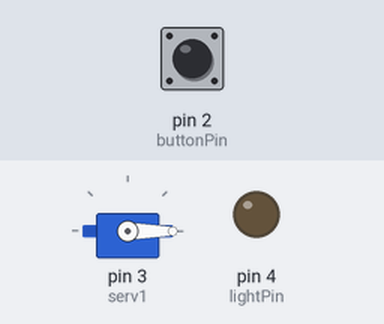
The sketch below on a simulated Arduino Uno, built with avr-gcc and run on an emulated ATmega328P. Shown: servo, output pins drawn as LEDs (lit = HIGH). Inputs (shaded band) come from the test bench; at power-on: pin 2 (buttonPin) LOW.

Above: at 1.2 s.
1.3 s: pin 2 (buttonPin) pulled HIGH for 0.15 s
At 4.0 s:
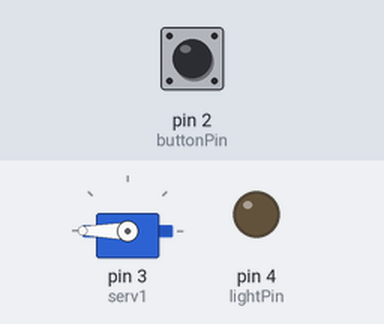
4.3 s: pin 2 (buttonPin) pulled HIGH for 1 s
At 4.45 s:
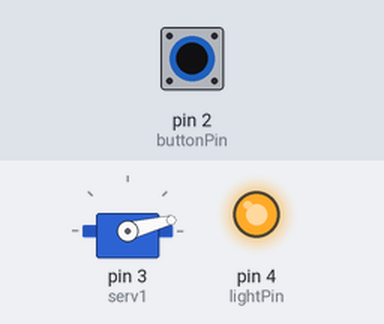
7.6 s: pin 2 (buttonPin) pulled HIGH for 3.2 s
At 10.1 s:
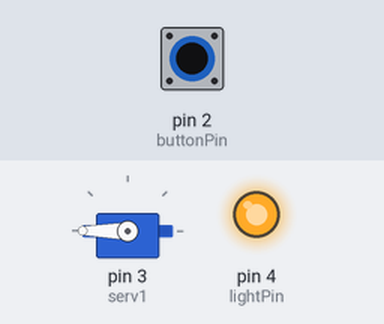
Timing chart, 0 to 12.3 s (numbered marks = the images above; inputs shaded):
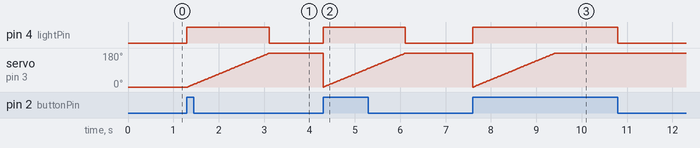

The sketch:

basic_turn_code.ino
```cpp
#include <Servo.h>

Servo serv1;
const int lightPin = 4;
const int buttonPin = 2;
bool turnt;

void setup() {
  serv1.attach(3);
  pinMode(lightPin, OUTPUT);
  pinMode(buttonPin, INPUT);
  turnt = false;
  serv1.write(0);

}

void loop() {
  if (digitalRead(buttonPin) == HIGH){
    if (turnt == false) {
      digitalWrite(lightPin, HIGH);
      for(int turn = 0; turn < 180; turn+=1){
        serv1.write(turn);
        delay(10);
        }
        serv1.write(180);
        turnt = true;
      }
    } else {
      if(turnt = false) {
        digitalWrite(lightPin, LOW);
        serv1.write(0);
      } else {
        digitalWrite(lightPin, LOW);
      }
    }

}
```

Measured:
- after the input at 1.3 s, pin 4 (lightPin): LOW → HIGH at once, → LOW 1.8 s later; servo on pin 3 (serv1): moves from 0° to 180° over 1.8 s, starting at once
- after the input at 4.3 s, pin 4 (lightPin): LOW → HIGH at once, → LOW 1.8 s later
- after the input at 7.6 s, pin 4 (lightPin): LOW → HIGH at once, → LOW 3.2 s later
